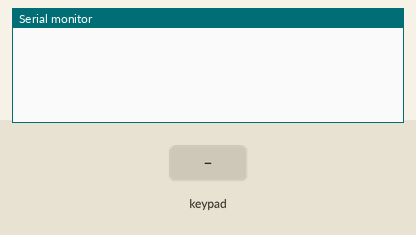
The sketch below on a simulated Arduino Uno, built with avr-gcc and run on an emulated ATmega328P. Parts: the last lines printed to the serial monitor. The inputs (shaded band) are chosen by the test bench.

Above: at 1.2 s.
1.3 s: key '1' pressed
At 2.4 s:
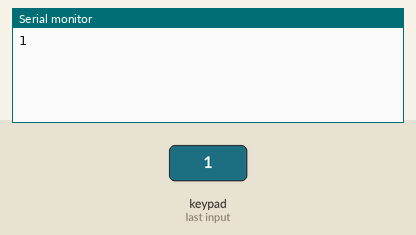
2.8 s: keypad keys 1 3 1 2 1 1 1 0 # pressed 0.4 s apart
At 7.2 s:
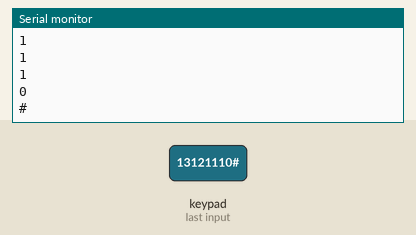
7.9 s: key 'A' pressed
At 8.5 s:
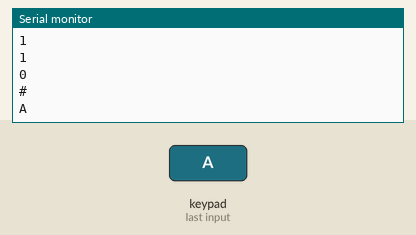
9.4 s: keypad keys 1 3 1 2 1 1 1 0 * pressed 0.4 s apart
At 13.4 s:
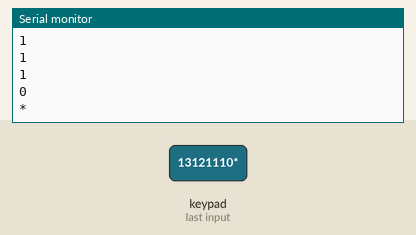
14.5 s: key 'B' pressed
At 15.7 s:
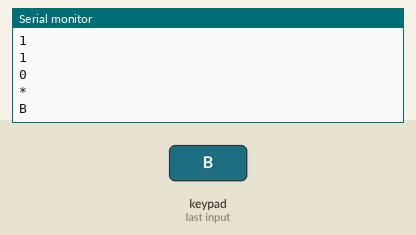
16.0 s: keypad keys 1 3 1 2 1 1 1 0 D pressed 0.4 s apart
At 19.6 s:
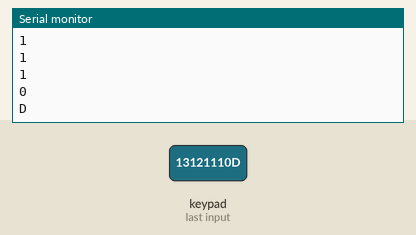
Timing chart, 0 to 21.1 s (numbered marks = the images above; inputs shaded):
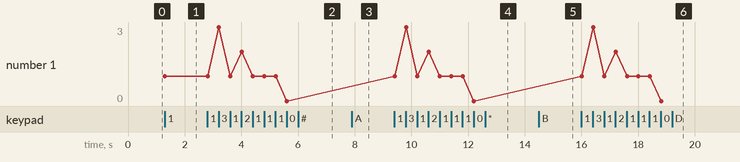

Measured:
- after the input at 1.3 s, the serial monitor: prints a new line at once (image 1)
- after the input at 2.8 s, the serial monitor: prints a new line after 0.41 s (image 2)
- after the input at 7.9 s, the serial monitor: prints a new line at once (image 3)
- after the input at 9.4 s, the serial monitor: prints a new line at once (image 4)
- after the input at 14.5 s, the serial monitor: prints a new line at once (image 5)
- after the input at 16.0 s, the serial monitor: prints a new line at once (image 6)
- plotted number 1: 1 → 0 after the input at 2.8 s

The sketch:

keypad-4x4.ino
```cpp
/*
  This is a simple 4x4 Keypad interfacing project using 16 push-buttons.

  You can use fewer or more than 16 push-buttons according to your requirements.
  The only requirement is to initialize the number of rows, columns, and the key matrix accordingly.

  For example:
  - If you are using a 3x3 keypad, initialize a 3x3 key matrix.
  - Update the number of rows and columns to match your keypad configuration.
*/

//Including Keypad Library
#include <Keypad.h>

// Initializing and mapping the key matrix
const byte ROWS = 4; // Number of rows
const byte COLS = 4; // Number of columns

//Initializing and mapping Keys Matrix
char keys[ROWS][COLS] = {
 {'1', '2', '3', 'A'},
 {'4', '5', '6', 'B'},
 {'7', '8', '9', 'C'},
 {'*', '0', '#', 'D'}
}; //KeyPad Matrix


// Connecting keypad pins to Arduino digital pins
byte rowPins[ROWS] = {13, 12, 11, 10}; // Row pins
byte colPins[COLS] = {5, 4, 3, 2}; // CColumn pins

// Creating the keypad object
Keypad customKeypad = Keypad(makeKeymap(keys), rowPins, colPins, ROWS, COLS);

void setup() {
  // Initialize serial communication
  Serial.begin(9600);
}

void loop() {
    // Read the pressed key
  char customKey = customKeypad.getKey();

  // Print the pressed key to the Serial Monitor
  if (customKey) {
    Serial.println(customKey);
  }
}
```
